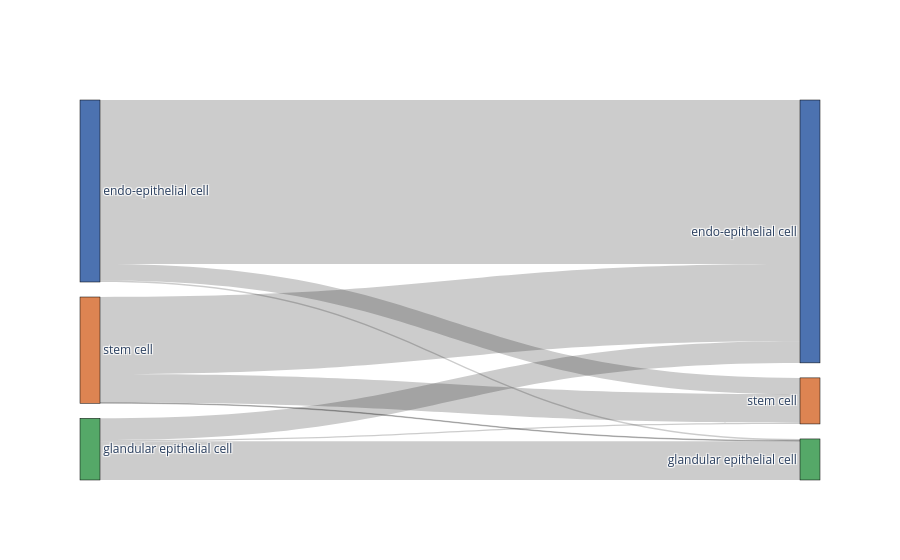

Notebook code for this chart:
### Code cell
adata_predicted_wo_unknown = adata_predicted.copy()
adata_predicted_wo_unknown = bc.subset_adata(adata_predicted_wo_unknown, adata_predicted_wo_unknown.obs.auto_annot != 'unknown', raw=False)
bc.pl.riverplot_2categories(adata_predicted_wo_unknown, [celltype_test, 'auto_annot'])

### Figure 1 — Plotly figure (JSON) as saved in the notebook; plotly's stock layout.template omitted (floating-point values rounded to 4 significant figures)
{"data": [{"link": {"source": [2, 2, 2, 0, 0, 0, 1, 1, 1], "target": [5, 3, 4, 5, 3, 4, 5, 3, 4], "value": [509, 5109, 48, 888, 2400, 21, 37, 675, 1209]}, "node": {"color": ["#dd8452", "#55a868", "#4c72b0", "#4c72b0", "#55a868", "#dd8452"], "label": ["stem cell", "glandular epithelial cell", "endo-epithelial cell", "endo-epithelial cell", "glandular epithelial cell", "stem cell"], "line": {"color": "black", "width": 0.5}, "pad": 15, "thickness": 20}, "type": "sankey"}], "layout": {}}
